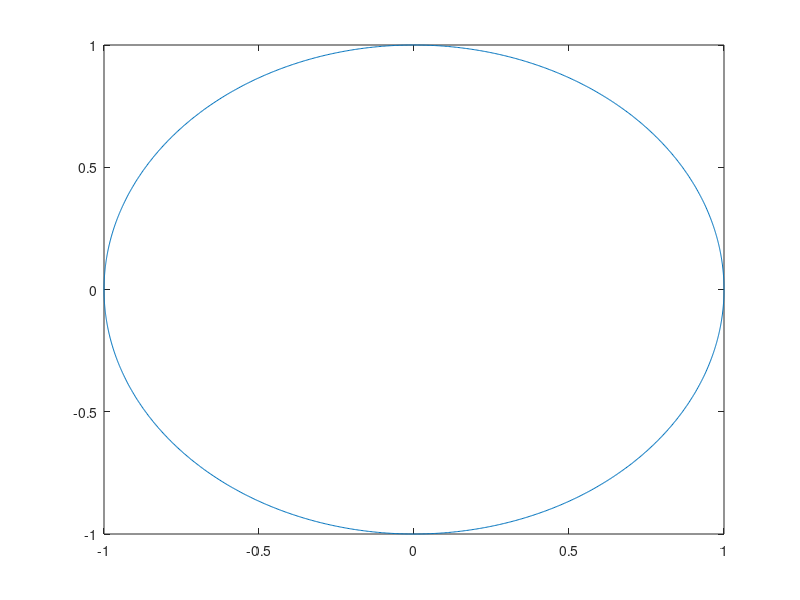
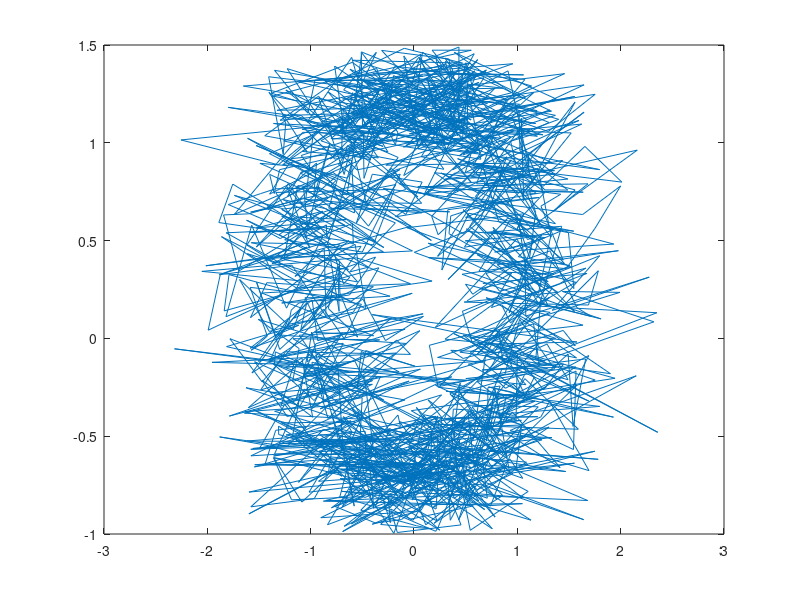

These charts were generated, in order, by the following MATLAB code: (Note: this script raises an error after producing the figures.)
theta = linspace(0, 2*pi, 1500);
puntos = [];
[x, y] = pol2cart(theta, 1);



S = x+randn(size(x))/2;
T = y+rand(size(y))/2;

figure(1)
plot(x, y)

figure(2)
plot(S, T)

figure(3)
x_inv = f_eliminar_ruido(S, size(theta,2));
y_inv = f_eliminar_ruido(T, size(theta,2));

plot(x_inv, y_inv)